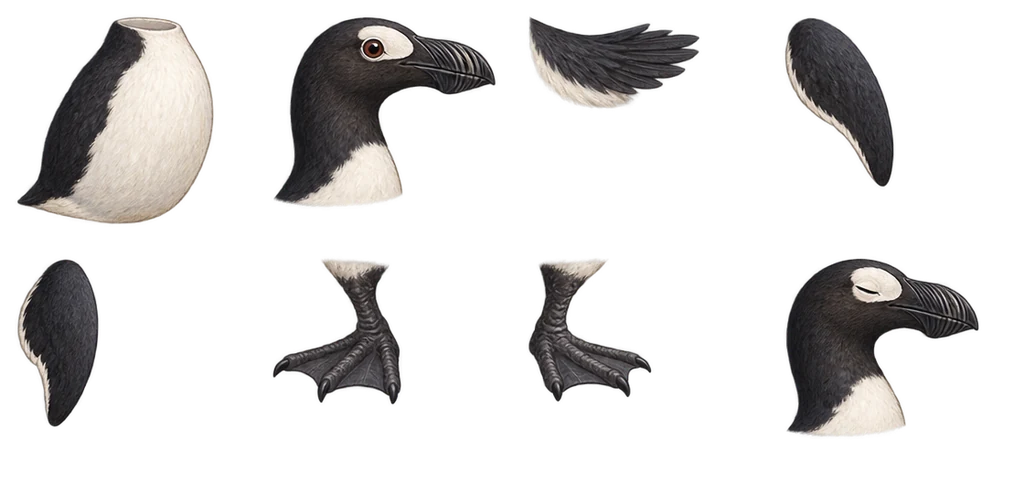
#> input picture frontend/assets/wildlife/auk.webp, 1024 x 483 px
$ python -i atlas.py   (imports and definitions only)
#> lines starting #> are read from the running program, lines starting #| are printed output that depends on the picture
#> further down, picture is the input picture: PIL image 1024x483 RGBA; mean R, G, B, A 29.1, 27.7, 27, 58
"""Compile editable transparent character sheets into bounded runtime atlases

Connected alpha silhouettes supply frame bounds rather than assuming that an
illustrator placed each whole animal exactly on a rectangular grid
This performs asset packing and encoding, retaining the original PNG artwork
"""

from __future__ import annotations

import argparse
import hashlib
import math
import tomllib
from pathlib import Path
from typing import Any, cast

import tomli_w
from PIL import Image, ImageChops, ImageFilter

ROOT = Path(__file__).resolve().parents[2]
ASSETS = ROOT / "frontend/assets/wildlife"


def frames(
    image: Image.Image, count: int = 8, extract: list[Image.Image] | None = None, columns: int = 4
) -> list[list[int]]:
    """Find separate illustrations, ignoring almost-transparent matte remnants"""
#> called with count = 8, columns = 4
    width = max(1, image.width // 2)
#> width = 512
    height = max(1, image.height // 2)
#> height = 241
    with image.getchannel("A") as alpha, alpha.copy() as sample:
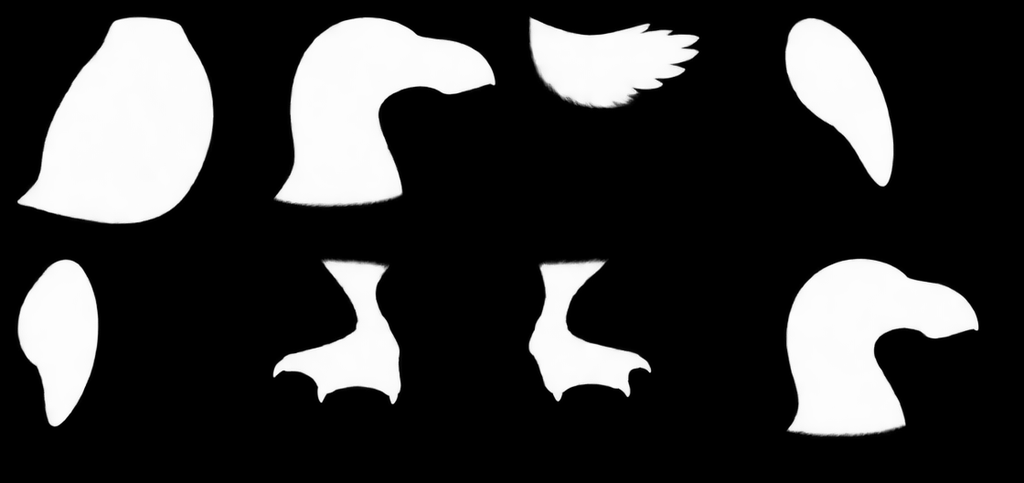
#> alpha: PIL image 1024x483 L; min 0, max 255, mean 58
        sample.thumbnail((width, height))
        width, height = sample.size
#> width = 511
        pixels = bytearray(255 if value >= 16 else 0 for value in sample.tobytes())
    boxes: list[tuple[int, int, int, int]] = []
    islands: dict[tuple[int, int, int, int], list[int]] = {}
    for index in range(len(pixels)):
        if not pixels[index]:
            continue
        pixels[index] = 0
        queue = [index]
        minimum_x = maximum_x = index % width
        minimum_y = maximum_y = index // width
        area = 0
        members: list[int] = []
        while queue:
            current = queue.pop()
            x, y = current % width, current // width
            minimum_x, maximum_x = min(minimum_x, x), max(maximum_x, x)
            minimum_y, maximum_y = min(minimum_y, y), max(maximum_y, y)
            area += 1
            if extract is not None:
                members.append(current)
            for neighbour in (
                current - width if y else -1,
                current + width if y < height - 1 else -1,
                current - 1 if x else -1,
                current + 1 if x < width - 1 else -1,
            ):
                if neighbour >= 0 and pixels[neighbour]:
                    pixels[neighbour] = 0
                    queue.append(neighbour)
        if area >= width * height // 2000:
            box = (minimum_x, minimum_y, maximum_x + 1, maximum_y + 1)
            boxes.append(box)
            islands[box] = members
#> after the loop, boxes = [(8, 8, 107, 112), (136, 8, 248, 104), (264, 8, 349, 54), (391, 8, 447, 94), (8, 129, 50, 213), (136, 129, 201, 202), (263, 129, 325, 201), (392, 129, 489, 218)]; islands = {(8, 8, 107, 112): [], (136, 8, 248, 104): [], (264, 8, 349, 54): [], (391, 8, 447, 94): [], (8, 129, 50, 213): [], (136, 129, 201, 202): [], (263, 129, 325, 201): [], (392, 129, 489, 218): []}
    if len(boxes) != count:
        raise ValueError(f"Expected {count} separate illustrations, found {len(boxes)}")
    ordered = sorted(boxes, key=lambda box: (box[1] + box[3]) / 2)
#> ordered = [(264, 8, 349, 54), (391, 8, 447, 94), (136, 8, 248, 104), (8, 8, 107, 112), (263, 129, 325, 201), (136, 129, 201, 202), (8, 129, 50, 213), (392, 129, 489, 218)]
    ordered = [
        box
        for start in range(0, count, columns)
        for box in sorted(ordered[start : start + columns], key=lambda box: box[0])
    ]
#> ordered has the same summary as boxes
    result: list[list[int]] = []
    for box in ordered:
        x, y, right, bottom = box
        x, y = max(0, int(x * image.width / width) - 6), max(0, int(y * image.height / height) - 6)
        right, bottom = (
            min(image.width, int(right * image.width / width) + 6),
            min(image.height, int(bottom * image.height / height) + 6),
        )
        result.append([x, y, right - x, bottom - y])
        if extract is not None:
            # Mask the selected island so a neighbour inside its rectangle cannot leak through
            selected = bytearray(width * height)
            for member in islands[box]:
                selected[member] = 255
            with (
                Image.frombytes("L", (width, height), bytes(selected)) as small,
                small.filter(ImageFilter.MaxFilter(3)) as expanded,
            ):
                full = cast(
                    Image.Image,
                    cast(Any, expanded).resize(image.size, Image.Resampling.NEAREST),
                )
            with (
                full,
                image.getchannel("A") as alpha,
                ImageChops.multiply(alpha, full) as clean,
                image.copy() as isolated,
            ):
                isolated.putalpha(clean)
                extract.append(isolated.crop((x, y, right, bottom)))
#> this loop made 8 passes
#> (box, x, y, right, bottom) on passes 1 to 8: ((8, 8, 107, 112), 10, 10, 220, 230), ((136, 8, 248, 104), 266, 10, 502, 214), ((264, 8, 349, 54), 523, 10, 705, 114), ((391, 8, 447, 94), 777, 10, 901, 194), ((8, 129, 50, 213), 10, 252, 106, 432), ((136, 129, 201, 202), 266, 252, 408, 410), ((263, 129, 325, 201), 521, 252, 657, 408), ((392, 129, 489, 218), 779, 252, 985, 442)
#> after the loop, result = [[10, 10, 210, 220], [266, 10, 236, 204], [523, 10, 182, 104], [777, 10, 124, 184], [10, 252, 96, 180], [266, 252, 142, 158], [521, 252, 136, 156], [779, 252, 206, 190]]
    return result


# [191 lines left out: functions split, build, backdrops, cartoons, not called in this run]


# [9 lines not run here, left out]

>>> from PIL import Image
>>> picture = Image.open('../../frontend/assets/wildlife/auk.webp')
>>> result = frames(picture)

$ run again, on frontend/assets/wildlife/bonobo.webp
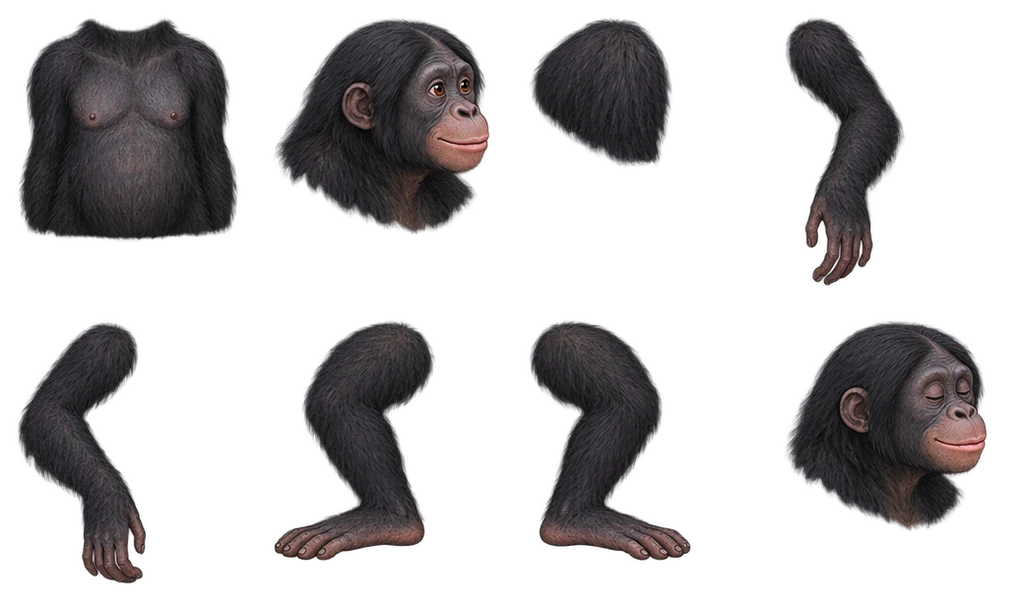
#> input picture frontend/assets/wildlife/bonobo.webp, 1024 x 607 px
#> picture is the input picture: PIL image 1024x607 RGBA; mean R, G, B, A 19.8, 17.8, 18.6, 76.2
#> in frames, `with image.getchannel("A") as alpha, alpha.copy() as sample:`:
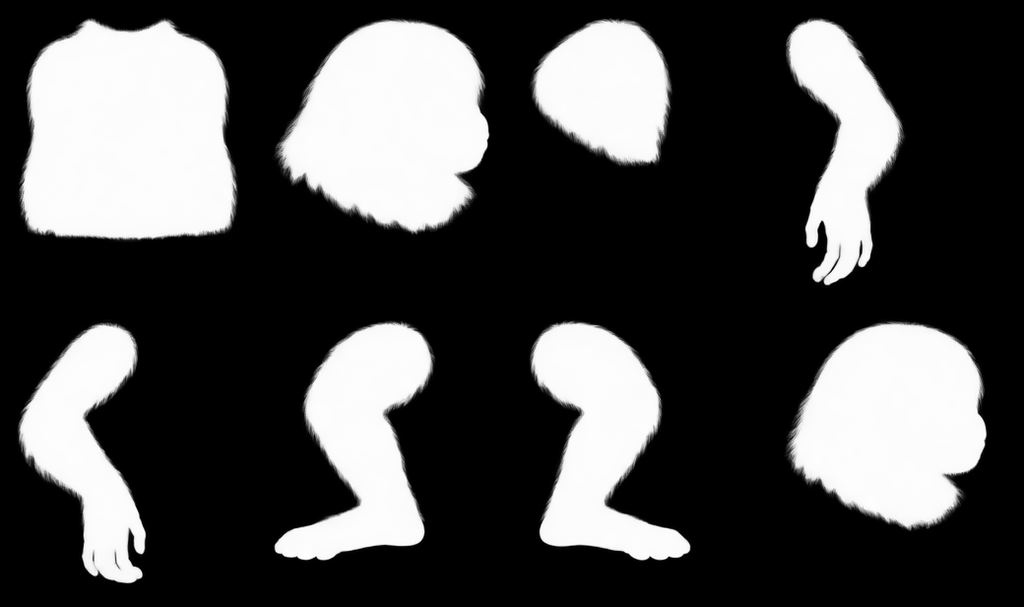
#> alpha: PIL image 1024x607 L; min 0, max 255, mean 76.2
#> after the loop in frames, `for index in range(len(pixels)):`: boxes = [(9, 9, 119, 120), (137, 9, 245, 117), (264, 9, 336, 83), (392, 9, 452, 143), (136, 160, 217, 280), (264, 160, 345, 280), (392, 160, 493, 265), (9, 161, 73, 292)]; islands = {(9, 9, 119, 120): [], (137, 9, 245, 117): [], (264, 9, 336, 83): [], (392, 9, 452, 143): [], (136, 160, 217, 280): [], (264, 160, 345, 280): [], (392, 160, 493, 265): [], (9, 161, 73, 292): []}
#> in frames, `ordered = sorted(boxes, key=lambda box: (box[1] + box[3]) / 2)`: ordered = [(264, 9, 336, 83), (137, 9, 245, 117), (9, 9, 119, 120), (392, 9, 452, 143), (392, 160, 493, 265), (136, 160, 217, 280), (264, 160, 345, 280), (9, 161, 73, 292)]
#> in frames, `ordered = [ box for start in range(0, count, columns) for box in sorte..`: ordered = [(9, 9, 119, 120), (137, 9, 245, 117), (264, 9, 336, 83), (392, 9, 452, 143), (9, 161, 73, 292), (136, 160, 217, 280), (264, 160, 345, 280), (392, 160, 493, 265)]
#> the loop in frames, `for box in ordered:` made 8 passes
#> (box, x, y, right, bottom) on passes 1 to 8: ((9, 9, 119, 120), 12, 12, 244, 246), ((137, 9, 245, 117), 268, 12, 496, 240), ((264, 9, 336, 83), 523, 12, 679, 172), ((392, 9, 452, 143), 779, 12, 911, 292), ((9, 161, 73, 292), 12, 316, 152, 590), ((136, 160, 217, 280), 266, 314, 440, 566), ((264, 160, 345, 280), 523, 314, 697, 566), ((392, 160, 493, 265), 779, 314, 993, 536)
#> after the loop in frames, `for box in ordered:`: result = [[12, 12, 232, 234], [268, 12, 228, 228], [523, 12, 156, 160], [779, 12, 132, 280], [12, 316, 140, 274], [266, 314, 174, 252], [523, 314, 174, 252], [779, 314, 214, 222]]

$ run again, on frontend/assets/wildlife/bustard.webp
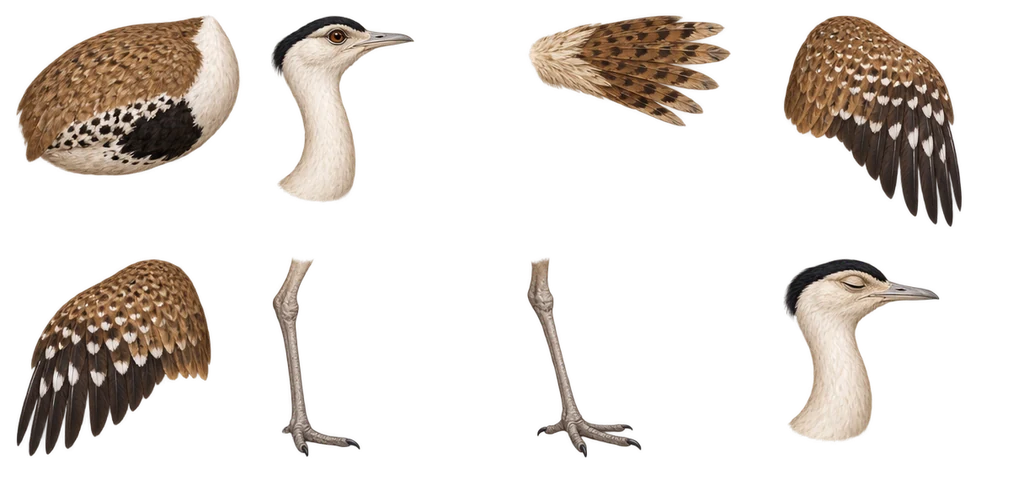
#> input picture frontend/assets/wildlife/bustard.webp, 1024 x 485 px
#> picture is the input picture: PIL image 1024x485 RGBA; mean R, G, B, A 41.9, 35.2, 29.8, 58.9
#> in frames, `with image.getchannel("A") as alpha, alpha.copy() as sample:`:
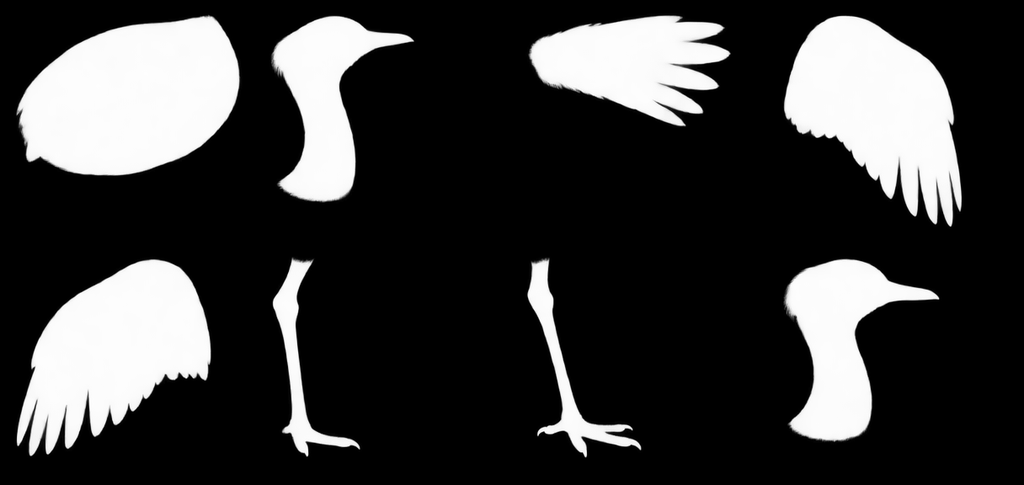
#> alpha: PIL image 1024x485 L; min 0, max 255, mean 58.9
#> in frames, `sample.thumbnail((width, height))`:
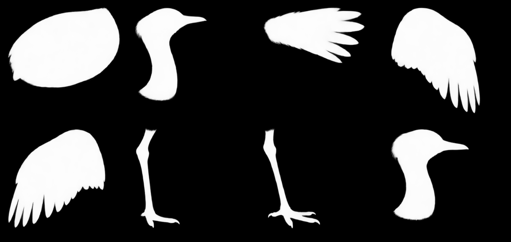
#> sample: PIL image 511x242 L; min 0, max 255, mean 58.9
#> the loop in frames, `for index in range(len(pixels)):` made 123662 passes
#> box on passes 3681, 3743, 3906, 3996: (8, 7, 120, 88), (135, 7, 207, 101), (263, 7, 365, 63), (391, 7, 480, 114)
#> after the loop in frames, `for index in range(len(pixels)):`: boxes = [(8, 7, 120, 88), (135, 7, 207, 101), (263, 7, 365, 63), (391, 7, 480, 114), (136, 128, 180, 228), (263, 128, 321, 229), (8, 129, 106, 228), (391, 129, 469, 221)]; islands = {(8, 7, 120, 88): [], (135, 7, 207, 101): [], (263, 7, 365, 63): [], (391, 7, 480, 114): [], (136, 128, 180, 228): [], (263, 128, 321, 229): [], (8, 129, 106, 228): [], (391, 129, 469, 221): []}
#> in frames, `ordered = sorted(boxes, key=lambda box: (box[1] + box[3]) / 2)`: ordered = [(263, 7, 365, 63), (8, 7, 120, 88), (135, 7, 207, 101), (391, 7, 480, 114), (391, 129, 469, 221), (136, 128, 180, 228), (263, 128, 321, 229), (8, 129, 106, 228)]
#> in frames, `ordered = [ box for start in range(0, count, columns) for box in sorte..`: ordered = [(8, 7, 120, 88), (135, 7, 207, 101), (263, 7, 365, 63), (391, 7, 480, 114), (8, 129, 106, 228), (136, 128, 180, 228), (263, 128, 321, 229), (391, 129, 469, 221)]
#> the loop in frames, `for box in ordered:` made 8 passes
#> (box, x, y, right, bottom) on passes 1 to 8: ((8, 7, 120, 88), 10, 8, 246, 182), ((135, 7, 207, 101), 264, 8, 420, 208), ((263, 7, 365, 63), 521, 8, 737, 132), ((391, 7, 480, 114), 777, 8, 967, 234), ((8, 129, 106, 228), 10, 252, 218, 462), ((136, 128, 180, 228), 266, 250, 366, 462), ((263, 128, 321, 229), 521, 250, 649, 464), ((391, 129, 469, 221), 777, 252, 945, 448)
#> after the loop in frames, `for box in ordered:`: result = [[10, 8, 236, 174], [264, 8, 156, 200], [521, 8, 216, 124], [777, 8, 190, 226], [10, 252, 208, 210], [266, 250, 100, 212], [521, 250, 128, 214], [777, 252, 168, 196]]

$ run again, on frontend/assets/wildlife/crayfish.webp
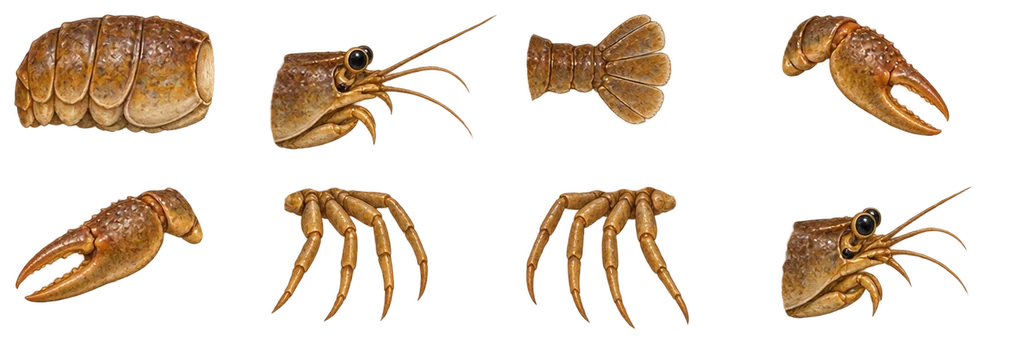
#> input picture frontend/assets/wildlife/crayfish.webp, 1023 x 344 px
#> picture is the input picture: PIL image 1023x344 RGBA; mean R, G, B, A 53.9, 37.3, 21.7, 59.9
#> in frames, `with image.getchannel("A") as alpha, alpha.copy() as sample:`:
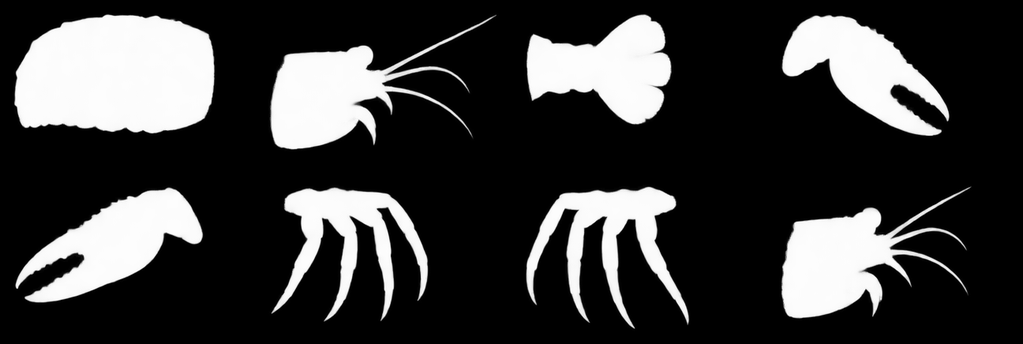
#> alpha: PIL image 1023x344 L; min 0, max 255, mean 59.9
#> in frames, `sample.thumbnail((width, height))`:
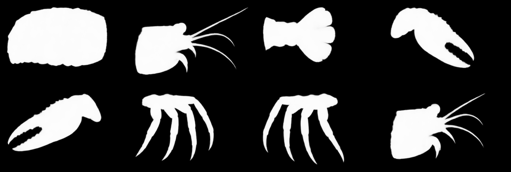
#> sample: PIL image 511x172 L; min 0, max 255, mean 60
#> the loop in frames, `for index in range(len(pixels)):` made 87892 passes
#> box on passes 3630, 3824, 3895, 3984: (7, 7, 108, 67), (135, 7, 248, 75), (263, 7, 336, 63), (390, 7, 475, 68)
#> after the loop in frames, `for index in range(len(pixels)):`: boxes = [(7, 7, 108, 67), (135, 7, 248, 75), (263, 7, 336, 63), (390, 7, 475, 68), (7, 93, 102, 152), (135, 93, 214, 161), (262, 93, 345, 165), (390, 93, 485, 160)]; islands = {(7, 7, 108, 67): [], (135, 7, 248, 75): [], (263, 7, 336, 63): [], (390, 7, 475, 68): [], (7, 93, 102, 152): [], (135, 93, 214, 161): [], (262, 93, 345, 165): [], (390, 93, 485, 160): []}
#> in frames, `ordered = sorted(boxes, key=lambda box: (box[1] + box[3]) / 2)`: ordered = [(263, 7, 336, 63), (7, 7, 108, 67), (390, 7, 475, 68), (135, 7, 248, 75), (7, 93, 102, 152), (390, 93, 485, 160), (135, 93, 214, 161), (262, 93, 345, 165)]
#> in frames, `ordered = [ box for start in range(0, count, columns) for box in sorte..`: ordered has the same summary as boxes
#> the loop in frames, `for box in ordered:` made 8 passes
#> (box, x, y, right, bottom) on passes 1 to 8: ((7, 7, 108, 67), 8, 8, 222, 140), ((135, 7, 248, 75), 264, 8, 502, 156), ((263, 7, 336, 63), 520, 8, 678, 132), ((390, 7, 475, 68), 774, 8, 956, 142), ((7, 93, 102, 152), 8, 180, 210, 310), ((135, 93, 214, 161), 264, 180, 434, 328), ((262, 93, 345, 165), 518, 180, 696, 336), ((390, 93, 485, 160), 774, 180, 976, 326)
#> after the loop in frames, `for box in ordered:`: result = [[8, 8, 214, 132], [264, 8, 238, 148], [520, 8, 158, 124], [774, 8, 182, 134], [8, 180, 202, 130], [264, 180, 170, 148], [518, 180, 178, 156], [774, 180, 202, 146]]
